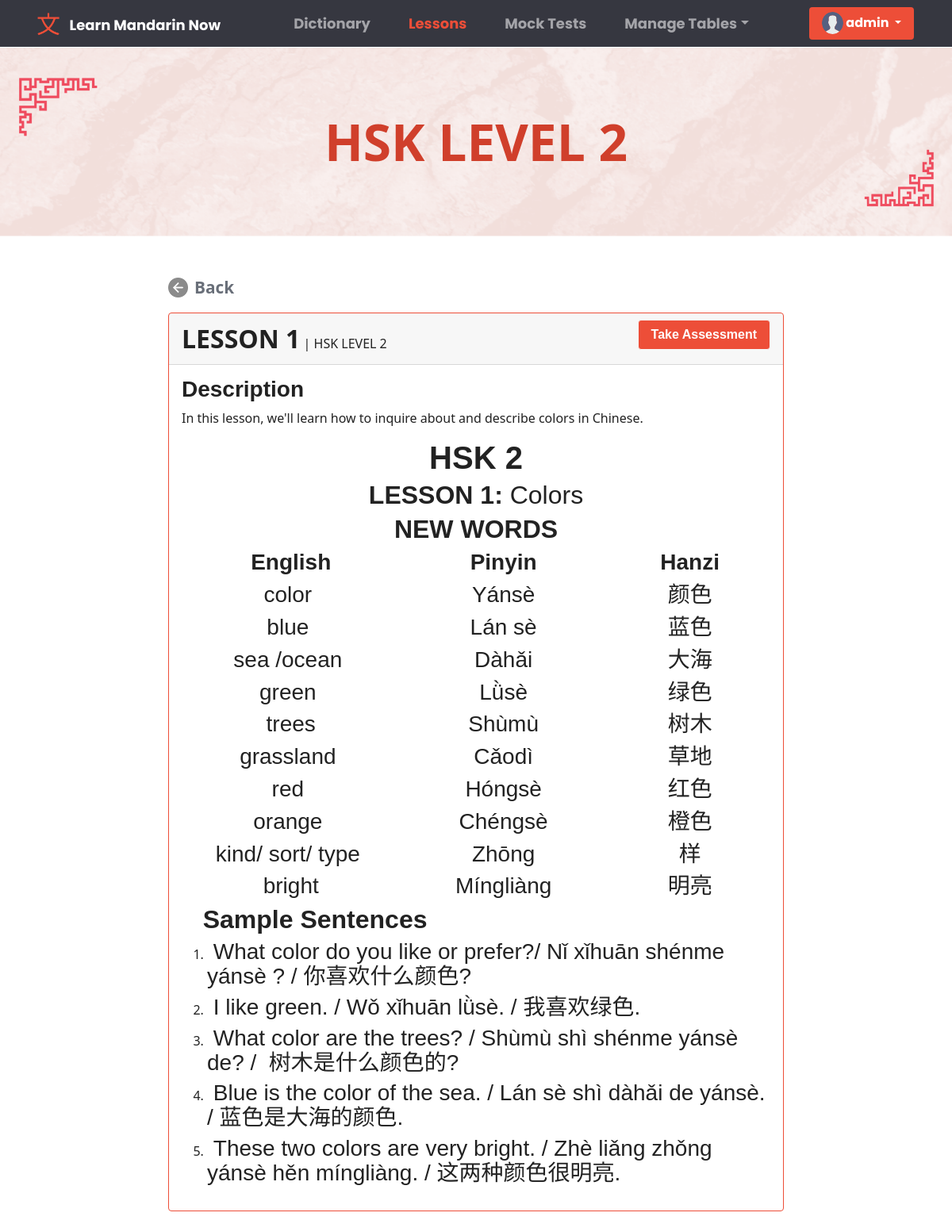
The page /lessons/9/ (signed in) on the database its author committed.
### base/models.py (models this page shows, shortened)
class User(AbstractUser):
    fname = models.CharField(max_length=200, null=True)
    lname = models.CharField(max_length=200, null=True)
    email = models.EmailField(unique = True, null=True)
    bio = models.TextField(null=True)
    avatar = models.ImageField(null=True, default="avatar.svg")
    REQUIRED_FIELDS = []
    class Meta:
        ordering = ['username']

class Lesson(models.Model):
    title = models.CharField(max_length=200, null=True)
    description = models.TextField(null=True, blank=True)
    hsklevel = models.ForeignKey(HskLevel, on_delete=models.SET_NULL, null=True, verbose_name = "HSK Level")
    content = models.TextField(null=True, blank=True)
    is_publish = models.BooleanField(default=False, verbose_name="Publish")
    updated = models.DateTimeField(auto_now=True)
    created = models.DateTimeField(auto_now_add=True)
    class Meta:
        ordering = ['-updated', '-created']

class HskLevel(models.Model):
    level = models.CharField(max_length=200)
    def __str__(self):
        return self.level
    class Meta:
        ordering = ['level']

### base/views.py (the view, shortened to what this page needs)
# urls.py: path('lessons/<str:pk>/', views.LessonsDetails, name = 'lessons-details'),
@login_required(login_url='anonymous')
def LessonsDetails(request, pk):
    lesson = Lesson.objects.get(id=pk)
    try:
        quiz = Quiz.objects.get(id=lesson.quiz.id)
    except:
        quiz = None
    context = {
    'lesson' : lesson,
    'quiz' : quiz,
    }
    return render(request, 'lesson_details.html',context)

### templates/lesson_details.html (shortened to what this page needs)
{% extends 'main.html' %} {% block content%} {% load static %}
<link rel="stylesheet" href="{% static 'css/lesson_details.css' %}">
<link rel="stylesheet" href="{% static 'css/dictionaryAdd_Edit.css' %}" />
<div class="container-fluid">
  <div class="row mb-5" id="dictionary_header1">
    <p class="lesson_Text_header">{{lesson.hsklevel}}</p>
  </div>
  <div class="row justify-content-center">
    <div class="col col-lg-8">
      <a href="{%url 'lessons'%}" id="back_btn">
        <img src="{% static 'images/back_icon.png' %}" class="navbar_mini_icon">
        Back
      </a>
      <div class="card border-primary mb-3" id="lessonBox">
        <div class="card-header">
          <strong style="font-size: xx-large">{{lesson.title}}</strong> |
          <span class="text-uppercase">{{lesson.hsklevel}}</span>
          {% if quiz is None %}
          <button style="float: right;" class="btn btn-primary border border-light rounded disabled">Assessment Not Available</button>
          {% else %}
          <button style="float: right;" class="btn btn-primary border border-light rounded" id="takeQuizBtn">Take Assessment</button>
          {% endif %}
        </div>
        <div class="card-body">
          <h3 class="card-title">Description</h3>
          <p class="card-text">{{lesson.description}}</p>
          <div class="content">{{lesson.content | safe }}</div>
        </div>
      </div>
    </div>
  </div>
</div>
{% endblock content %}

### templates/navbar.html (shortened to what this page needs)
{% load static %}
<link rel="stylesheet" href="{% static 'css/navbar.css' %}" />
<nav class="navbar navbar-expand-lg navbar-dark" id="navbar_header">
  <div class="container-fluid">
    <img src="{% static 'images/navbar_logo.png' %}" id="navbar_logo">
    <a class="navbar-brand" href="{% url 'dictionary' %}" id="logo_text">Learn Mandarin Now</a>
    <div class="collapse navbar-collapse" id="navbarColor02">
      <ul class="navbar-nav me-auto navbar_menuChouce">
        <li class="nav-item">
          <a class="nav-link navigation_choices" href="{% url 'dictionary' %}"
             id="dictionary_page">Dictionary
          </a>
        </li>
        <li class="nav-item">
          <a class="nav-link navigation_choices" href="{% url 'lessons' %}" id="lesson_page">Lessons</a>
        </li>
        <li class="nav-item">
          <a class="nav-link navigation_choices" href="{% url 'mocktest' %}" id="mocktest_page">Mock Tests</a>
        </li>
        {% if request.user.is_authenticated and request.user.is_staff %}
        <li class="nav-item dropdown">
          <a
            class="nav-link dropdown-toggle navigation_choices"
            data-bs-toggle="dropdown"
            href="#"
            role="button"
            aria-haspopup="true"
            aria-expanded="false"
             id="Manage_table">Manage Tables</a
          >
        </li>
        {% endif %}
      </ul>
      <div class="d-flex">
        {% if request.user.is_authenticated %}
        <div class="dropdown">
          <button
            class="btn btn-primary dropdown-toggle button_profile" id="test"
            type="button"
            id="dropdownMenuButton1"
            data-bs-toggle="dropdown"
            aria-expanded="false"
          >
            <img
              class="rounded-circle"
              src="{{request.user.avatar.url}}"
              alt="profile"
              style="height: 1.7rem; width: 1.7rem; margin-bottom: 1px"
            />
            {{request.user.username}}
          </button>
        </div>
        {% endif %}
      </div>
    </div>
  </div>
</nav>

### static/css/navbar.css (style rules this page uses)
#test { font-family: 'Poppins', sans-serif; }
#navbar_header { background-color: #363740; padding-right: 3%; }
.navbar_menuChouce { margin: 0% auto; }
#navbar_logo { height: 4vh; margin-right: 1%; margin-left: 3%; width: auto; }
#logo_text { font-family: 'Poppins', sans-serif; text-transform: capitalize; }
.button_profile { border: none; }
.navigation_choices { font-family: 'Poppins', sans-serif; margin: 0% 1rem; }
.navbar_mini_icon { height: 25px; width: auto; margin-right: .5rem; }

### static/css/dictionaryAdd_Edit.css (style rules this page uses)
#back_btn { text-decoration: none; color: #696F79; font-size: 1.3rem; font-weight: bold; margin: 0%; padding: 0%; display: flex; align-items: center; margin-right: 4rem; margin-bottom: 1rem; }
#dictionary_header1 { height: 30vh; margin-bottom: 2rem; display: flex; align-items: center; justify-content: center; background-image: url(../../static/images/dictionary_headerBg1.png); background-position: center; background-repeat: no-repeat; background-size: 100%; }
.lesson_Text_header { text-transform: uppercase; font-weight: bold; text-align: center; margin: 0%; font-size: 4rem; color: #D03F2B; }

### templates/main.html (style rules this page uses)
* { box-sizing: border-box; }
img { -webkit-user-drag: none; -khtml-user-drag: none; -moz-user-drag: none; -o-user-drag: none; object-fit: cover; }

### rows shown on the page
User: user.avatar (placeholder picture), user.username "admin"
Lesson: hsklevel "HSK LEVEL 2", title "LESSON 1", description "In this lesson, we'll learn how to inquire about and describe colors in Chinese.", content "HSK 2 LESSON 1: Colors NEW WORDS English Pinyin Hanzi color Yánsè 颜色 blue Lán sè 蓝色 sea /ocean Dàhǎi 大海 green Lǜsè 绿色 trees Shùmù 树木 grassland Cǎodì 草地 red Hóngsè 红色 orange Chéngsè 橙色 kind/ sort/ type Zhōng 样 bright Míngliàng 明亮 Sample Sentences What color do you like or prefer?/ Nǐ xǐhuān shénme yánsè ? / 你喜欢什么颜色? I like green. / Wǒ xǐhuān lǜsè. / 我喜欢绿色. What color are the trees? / Shùmù shì shénme yánsè de? / 树木是什么颜色的? Blue is the color of the sea. / Lán sè shì dàhǎi de yánsè. / 蓝色是大海的颜色. These two colors are very bright. / Zhè liǎng zhǒng yánsè hěn míngliàng. / 这两种颜色很明亮."
